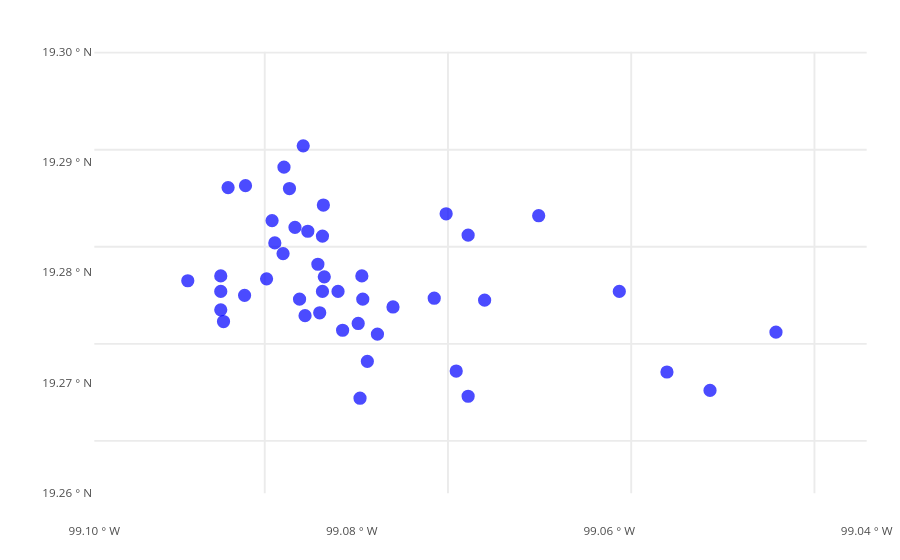

Source (notebook cell):
### Markdown cell above
Let's look at the map.

### Code cell
site_sf <- sf::st_as_sf(
  site_df,
  coords = c("LONGITUDE", "LATITUDE"),
  crs = 4326
)

buffered_bbox_sf <- site_sf |>
  sf::st_bbox() |>
  sf::st_as_sfc() |>
  sf::st_buffer(dist = 1000)

ggplot2::ggplot() +
  ggspatial::annotation_map_tile(
    data = buffered_bbox_sf,
    type = "osm",
    zoom = 13
  ) +
  ggspatial::layer_spatial(site_sf, size = 3, color = "blue", alpha = 0.7) +
  ggplot2::theme_minimal() +
  ggspatial::coord_sf(
    xlim = sf::st_bbox(buffered_bbox_sf)[c(1, 3)],
    ylim = sf::st_bbox(buffered_bbox_sf)[c(2, 4)],
    expand = FALSE
  ) +
  ggplot2::labs(caption = "OpenStreetMap")

### Figure 1 — Plotly figure (JSON) as saved in the notebook; plotly's stock layout.template omitted (floating-point values rounded to 4 significant figures; data arrays with more than 128 entries replaced by an {"elided": "..."} marker saying what was removed)
{"data": [{"x": {"elided": "741 mixed values"}, "y": {"elided": "741 mixed values"}, "type": "scatter", "mode": "lines", "line": {"width": 1.89, "color": "rgba(235,235,235,1)", "dash": "solid"}, "hoveron": "points", "hoverinfo": "none", "showlegend": false, "_isGraticule": true, "xaxis": "x", "yaxis": "y", "marker": {"line": {}}}, {"x": {}, "y": {}, "mode": "", "line": {}, "hoverinfo": "text", "showlegend": false, "xaxis": "x", "yaxis": "y", "marker": {"line": {}}}, {"x": null, "y": null, "type": "scatter", "mode": "markers", "line": {}, "hoveron": "points", "hoverinfo": "text", "showlegend": false, "xaxis": "x", "yaxis": "y", "text": "", "marker": {"autocolorscale": false, "color": "rgba(0,0,0,1)", "opacity": 1, "size": 5.669, "symbol": "circle", "line": {"width": 1.89, "color": "rgba(0,0,0,1)"}}}, {"x": [-99.07, -99.08, -99.09, -99.09, -99.09, -99.09, -99.08, -99.09, -99.09, -99.11, -99.1, -99.1, -99.1, -99.1, -99.1, -99.1, -99.1, -99.09, -99.1, -99.1, -99.1, -99.1, -99.09, -99.1, -99.09, -99.09, -99.09, -99.09, -99.1, -99.1, -99.09, -99.09, -99.08, -99.08, -99.08, -99.08, -99.04, -99.06, -99.06, -99.05, -99.1, -99.1, -99.1, -99.09, -99.1], "y": [19.28, 19.28, 19.27, 19.27, 19.27, 19.26, 19.28, 19.27, 19.28, 19.28, 19.27, 19.27, 19.27, 19.28, 19.28, 19.29, 19.29, 19.27, 19.27, 19.28, 19.28, 19.28, 19.28, 19.28, 19.28, 19.28, 19.28, 19.27, 19.28, 19.28, 19.28, 19.28, 19.26, 19.27, 19.27, 19.27, 19.27, 19.28, 19.27, 19.27, 19.29, 19.27, 19.29, 19.27, 19.29], "type": "scatter", "mode": "markers", "line": {}, "hoveron": "points", "hoverinfo": "text", "showlegend": false, "xaxis": "x", "yaxis": "y", "text": "", "marker": {"autocolorscale": false, "color": "rgba(0,0,255,1)", "opacity": 0.7, "size": 11.34, "symbol": "circle", "line": {"width": 1.89, "color": "rgba(0,0,255,1)"}}}], "layout": {"margin": {"t": 23.31, "r": 7.306, "b": 22.65, "l": 92.79}, "paper_bgcolor": "rgba(255,255,255,1)", "font": {"color": "rgba(0,0,0,1)", "family": "", "size": 14.61}, "xaxis": {"domain": [0, 1], "automargin": true, "type": "linear", "autorange": false, "range": [-99.12, -99.03], "tickmode": "array", "ticktext": ["99.10 &#176; W", "99.08 &#176; W", "99.06 &#176; W", "99.04 &#176; W"], "tickvals": [-99.12, -99.09, -99.06, -99.03], "categoryorder": "array", "categoryarray": ["99.10 &#176; W", "99.08 &#176; W", "99.06 &#176; W", "99.04 &#176; W"], "nticks": {}, "ticks": "", "tickcolor": {}, "ticklen": 3.653, "tickwidth": 0, "showticklabels": true, "tickfont": {"color": "rgba(77,77,77,1)", "family": "", "size": 11.69}, "tickangle": 0, "showline": false, "linecolor": {}, "linewidth": 0, "showgrid": false, "gridcolor": "rgba(235,235,235,1)", "gridwidth": 0.6642, "zeroline": false, "anchor": "y", "title": {"text": "", "font": {"color": "rgba(0,0,0,1)", "family": "", "size": 14.61}}, "scaleanchor": "y", "scaleratio": 0.9439, "hoverformat": ".2f"}, "yaxis": {"domain": [0, 1], "automargin": true, "type": "linear", "autorange": false, "range": [19.25, 19.3], "tickmode": "array", "ticktext": ["19.26 &#176; N", "19.27 &#176; N", "19.28 &#176; N", "19.29 &#176; N", "19.30 &#176; N"], "tickvals": [19.25, 19.27, 19.28, 19.29, 19.3], "categoryorder": "array", "categoryarray": ["19.26 &#176; N", "19.27 &#176; N", "19.28 &#176; N", "19.29 &#176; N", "19.30 &#176; N"], "nticks": {}, "ticks": "", "tickcolor": {}, "ticklen": 3.653, "tickwidth": 0, "showticklabels": true, "tickfont": {"color": "rgba(77,77,77,1)", "family": "", "size": 11.69}, "tickangle": 0, "showline": false, "linecolor": {}, "linewidth": 0, "showgrid": false, "gridcolor": "rgba(235,235,235,1)", "gridwidth": 0.6642, "zeroline": false, "anchor": "x", "title": {"text": "", "font": {"color": "rgba(0,0,0,1)", "family": "", "size": 14.61}}, "scaleanchor": "x", "scaleratio": 1.059, "hoverformat": ".2f"}, "shapes": [], "showlegend": false, "legend": {"bgcolor": {}, "bordercolor": {}, "borderwidth": 0, "font": {"color": "rgba(0,0,0,1)", "family": "", "size": 11.69}}, "hovermode": "closest", "barmode": "relative"}}
